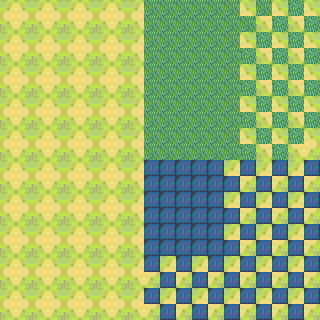

Tiled map render using the project's own tile images. Description and the map definition, with tile-layer contents summarised, below:
An orthogonal 20x20 tile map with 16x16 px tiles, 12 tile layers (base ground plains, shallow water tiles, deep water tiles, coral reef tiles, ...), 2 tilesets.

<map version="1.10" tiledversion="1.11.2" orientation="orthogonal" renderorder="left-up" width="20" height="20" tilewidth="16" tileheight="16" infinite="0" nextlayerid="13" nextobjectid="1">
 <tileset firstgid="1" source="../FE8 - Plains.tsx" />
 <tileset firstgid="1025" source="../FE8 - Castle.tsx" />
 <layer id="1" name="base ground plains" width="20" height="20">
  <data>[400 cells, 400 non-empty, 4 distinct tile ids]</data>
 </layer>
 <layer id="9" name="shallow water tiles" width="20" height="20">
  <data>[400 cells, 0 non-empty, 0 distinct tile ids]</data>
 </layer>
 <layer id="10" name="deep water tiles" width="20" height="20">
  <data>[400 cells, 0 non-empty, 0 distinct tile ids]</data>
 </layer>
 <layer id="11" name="coral reef tiles" width="20" height="20">
  <data>[400 cells, 0 non-empty, 0 distinct tile ids]</data>
 </layer>
 <layer id="12" name="lava tiles" width="20" height="20">
  <data>[400 cells, 0 non-empty, 0 distinct tile ids]</data>
 </layer>
 <layer id="6" name="mountain tiles" width="20" height="20">
  <data>[400 cells, 0 non-empty, 0 distinct tile ids]</data>
 </layer>
 <layer id="7" name="rough hill tiles" width="20" height="20">
  <data>[400 cells, 0 non-empty, 0 distinct tile ids]</data>
 </layer>
 <layer id="8" name="fortress tiles" width="20" height="20">
  <data>[400 cells, 0 non-empty, 0 distinct tile ids]</data>
 </layer>
 <layer id="2" name="forest tiles" width="20" height="20">
  <data>[400 cells, 84 non-empty, 2 distinct tile ids]</data>
 </layer>
 <layer id="3" name="low walls" width="20" height="20">
  <data>[400 cells, 0 non-empty, 0 distinct tile ids]</data>
 </layer>
 <layer id="4" name="road tiles" width="20" height="20">
  <data>[400 cells, 70 non-empty, 1 distinct tile ids]</data>
 </layer>
 <layer id="5" name="impassible walls" width="20" height="20">
  <data>[400 cells, 0 non-empty, 0 distinct tile ids]</data>
 </layer>
</map>
